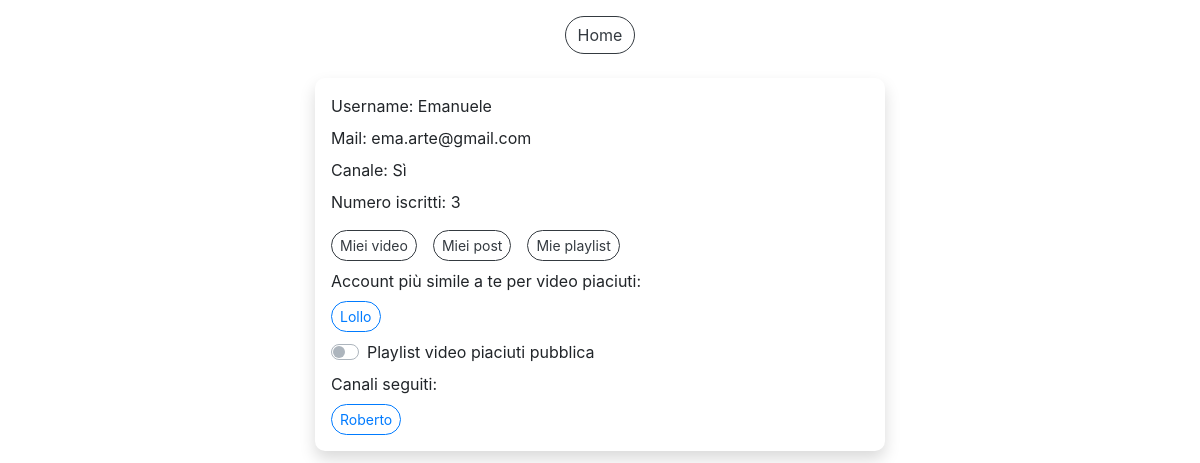
The app's page /info.php (signed in) with its own data.
### tables this page shows
CREATE TABLE `accounts` (
  `IdAccount` int(11) NOT NULL,
  `Username` varchar(40) NOT NULL,
  `Mail` varchar(40) NOT NULL,
  `Password` varchar(100) NOT NULL,
  `Canale` tinyint(1) NOT NULL,
  `NumeroIscritti` int(11) DEFAULT NULL
);

CREATE TABLE `playlists` (
  `IdPlaylist` int(11) NOT NULL,
  `Pubblica` tinyint(1) NOT NULL,
  `NomePlaylist` varchar(40) DEFAULT NULL,
  `TipoPlaylist` int(11) NOT NULL,
  `IdAccount` int(11) NOT NULL
);

### check_canale.php (called while the page is built, shortened)
<?php
  include("db.php");
  $sql="SELECT * FROM Accounts WHERE IdAccount=?";
  $query=$db->prepare($sql);
  $dati=array($_SESSION["loginID"]);
  $query->execute($dati);
  $ris=$query->fetchAll();
  foreach($ris as $row) {
    $canale=$row["Canale"];
  }
?>

### info.php (the view, shortened to what this page needs)
<!DOCTYPE html>
<html>
<head>
  <link rel="stylesheet" href="css/style.css">
  <link rel="stylesheet" href="css/custom_style.css">
</head>
<body>
  <?php
    include("db.php");
    include("check_canale.php");
  ?>
  <div class="container-fluid pt-3">
    <div class="row justify-content-center">
      <button type="button" class="btn btn-outline-dark" onclick="location.href='home.php'">Home</button>
    </div>
    <div id="infoDiv" class="row justify-content-center mt-4">
      <div class="col shadow p-3" style="border-radius: 10px 10px 10px 10px; margin: auto; max-width: 570px">
      <?php
        $canaleStr="No";
        if($canale) $canaleStr="Sì";
        foreach($ris as $row) {
          echo '<div class="mb-2">Username: '. $row["Username"] .'</div>
                <div class="mb-2">Mail: '. $row["Mail"] .'</div>
                <div class="mb-2">Canale: '. $canaleStr .'</div>';
          if($canale) {
            echo '<div class="mb-2">Numero iscritti: '. $row["NumeroIscritti"] .'</div>';
            echo '<button type="button" class="btn btn-outline-dark btn-sm mt-2 mb-2 mr-3" onclick="location.href=\'miei_video.php\'">Miei video</button>';
            echo '<button type="button" class="btn btn-outline-dark btn-sm mt-2 mb-2 mr-3" onclick="location.href=\'miei_post.php\'">Miei post</button>';
          } else {
            echo '<button type="button" class="btn btn-outline-dark btn-sm mt-2 mb-2 mr-3" onclick="confirmChannel()">Attiva canale</button>';
          }
          echo '<button type="button" class="btn btn-outline-dark btn-sm mt-2 mb-2" onclick="location.href=\'mie_playlist.php\'">Mie playlist</button>';
          echo '<div>Account più simile a te per video piaciuti:';
          $sql="SELECT p1.IdPlaylist, Username, Canale, count(*) AS num FROM Accounts a1, Playlists p1, Composizioni_playlists c1 WHERE a1.IdAccount=p1.IdAccount AND p1.IdPlaylist=c1.IdPlaylist AND p1.Pubblica=1 AND p1.TipoPlaylist=2
                AND a1.IdAccount!=? AND c1.IdVideo=ANY(SELECT c2.IdVideo FROM Playlists p2, Composizioni_playlists c2 WHERE p2.IdPlaylist=c2.IdPlaylist AND p2.TipoPlaylist=2 AND p2.IdAccount=?)
                GROUP BY a1.IdAccount, p1.idPlaylist ORDER BY num DESC LIMIT 1";
          $query=$db->prepare($sql);
          $dati=array($_SESSION["loginID"], $_SESSION["loginID"]);
          $query->execute($dati);
          $ris=$query->fetchAll();
          $pubbl="";
          foreach($ris as $row) {
            if($row["Canale"]) {
              echo '<div class="mt-2 mb-2"><button type="button" class="btn btn-outline-primary btn-sm" onclick="location.href=\'canale.php?canale='. $row["Username"] .'\'">'. $row["Username"] .'</button></div>';
            } else {
              echo '<div class="mt-2 mb-2"><button type="button" class="btn btn-outline-primary btn-sm" onclick="location.href=\'playlist.php?id='. $row["IdPlaylist"] .'&utente='. $row["Username"] .'&nome=Video piaciuti\'">'. $row["Username"] .$row["num"].'</button></div>';
            }
          }
          echo '</div>';
          echo '<div class="custom-control custom-switch mb-2">
                  <input type="checkbox" class="custom-control-input" id="likesSwitch" onclick="switchLikesPubbl()" '. $pubbl .'>
                  <label class="custom-control-label" id="likesSwitchLabel" for="likesSwitch">Playlist video piaciuti pubblica</label>
                </div>';
          echo '<div>Canali seguiti:<div>';
          $sql="SELECT * FROM Accounts a, Iscrizioni i WHERE a.IdAccount=i.IdCanale AND i.IdIscritto=?";
          $query=$db->prepare($sql);
          $dati=array($_SESSION["loginID"]);
          $query->execute($dati);
          $ris=$query->fetchAll();
          foreach($ris as $row) {
            echo '<button type="button" class="btn btn-outline-primary btn-sm mr-3 mt-2" onclick="location.href=\'canale.php?canale='. $row["Username"] .'\'">'. $row["Username"] .'</button>';
          }
          echo '</div></div>';
        }
      ?>
      </div>
    </div>
  </div>
</body>
</html>

### css/custom_style.css (style rules this page uses)
* { transition: 0.4s; }
div, h2, p { cursor: default; }
body { height: 100vh; overflow: auto; }
.btn,.form-control,.custom-select { border-radius: 2rem; }

### records on screen
accounts: Username "Emanuele", Mail "ema.arte@gmail.com", Canale "Sì", NumeroIscritti "3"
playlists: IdAccount.Username "Lollo"
accounts: Username "Roberto"
